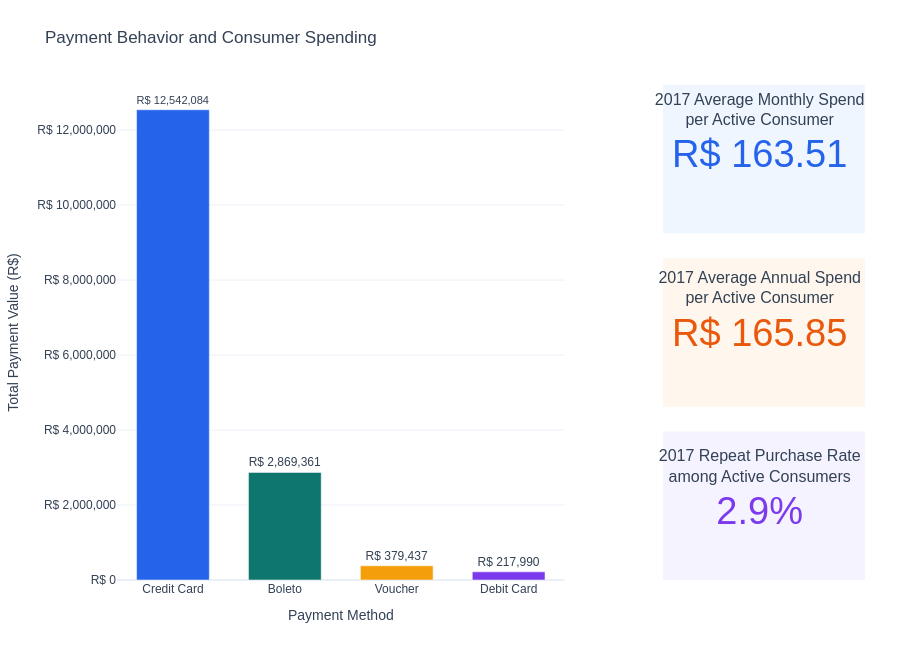

Source (notebook cell):
### Markdown cell above
### 5.4 Payment Behavior and Consumer Spending

### Code cell
from plotly.subplots import make_subplots

# Exclude undefined payment records from the payment analysis
valid_payments = payments_df.loc[
    payments_df["payment_type"].fillna("").str.lower().ne("not_defined")
].copy()

# Summarize total payment value across all defined payment methods
payment_behavior = (
    valid_payments.groupby("payment_type", as_index=False)["payment_value"]
    .sum()
    .sort_values("payment_value", ascending=False)
)
payment_behavior["payment_method"] = (
    payment_behavior["payment_type"].str.replace("_", " ", regex=False).str.title()
)

# Calculate period-normalized monthly and annual spend per transacting consumer
consumer_payments = (
    valid_payments[["order_id", "payment_value"]]
    .merge(
        orders_df[["order_id", "customer_id", "order_purchase_timestamp"]],
        on="order_id",
        how="inner",
    )
    .merge(
        customers_df[["customer_id", "customer_unique_id"]],
        on="customer_id",
        how="inner",
    )
    .dropna(subset=["customer_unique_id", "order_purchase_timestamp", "payment_value"])
)
consumer_payments["purchase_month"] = consumer_payments["order_purchase_timestamp"].dt.to_period("M")
consumer_payments["purchase_year"] = consumer_payments["order_purchase_timestamp"].dt.year

# Use 2017 because it is the only complete calendar year in the dataset
consumer_payments_2017 = consumer_payments.loc[consumer_payments["purchase_year"].eq(2017)].copy()
monthly_consumer_spend = (
    consumer_payments_2017.groupby(["customer_unique_id", "purchase_month"])["payment_value"]
    .sum()
)
annual_consumer_spend = (
    consumer_payments_2017.groupby("customer_unique_id")["payment_value"]
    .sum()
)
average_monthly_consumer_spend = monthly_consumer_spend.mean()
average_annual_consumer_spend = annual_consumer_spend.mean()
consumer_order_counts = consumer_payments_2017.groupby("customer_unique_id")["order_id"].nunique()
repeat_purchase_rate = consumer_order_counts.gt(1).mean()

# Combine the payment-method chart with three vertically stacked consumer indicators
payment_figure = make_subplots(
    rows=3,
    cols=2,
    specs=[
        [{"type": "xy", "rowspan": 3}, {"type": "domain"}],
        [None, {"type": "domain"}],
        [None, {"type": "domain"}],
    ],
    column_widths=[0.68, 0.32],
    row_heights=[1 / 3, 1 / 3, 1 / 3],
    horizontal_spacing=0.12,
    vertical_spacing=0.08,
)

payment_colors = ["#2563EB", "#0F766E", "#F59E0B", "#7C3AED", "#64748B"]
payment_figure.add_trace(
    go.Bar(
        x=payment_behavior["payment_method"],
        y=payment_behavior["payment_value"],
        marker={"color": payment_colors[:len(payment_behavior)]},
        text=payment_behavior["payment_value"],
        texttemplate="R$ %{text:,.0f}",
        textposition="outside",
        cliponaxis=False,
        hovertemplate="<b>%{x}</b><br>Total Payment Value: R$ %{y:,.2f}<extra></extra>",
        showlegend=False,
    ),
    row=1,
    col=1,
)

payment_figure.add_trace(
    go.Indicator(
        mode="number",
        value=average_monthly_consumer_spend,
        number={"prefix": "R$ ", "valueformat": ",.2f", "font": {"size": 38, "color": "#2563EB"}},
        title={"text": "2017 Average Monthly Spend<br>per Active Consumer", "font": {"size": 16, "color": "#334155"}},
    ),
    row=1,
    col=2,
)
payment_figure.add_trace(
    go.Indicator(
        mode="number",
        value=average_annual_consumer_spend,
        number={"prefix": "R$ ", "valueformat": ",.2f", "font": {"size": 38, "color": "#EA580C"}},
        title={"text": "2017 Average Annual Spend<br>per Active Consumer", "font": {"size": 16, "color": "#334155"}},
    ),
    row=2,
    col=2,
)
payment_figure.add_trace(
    go.Indicator(
        mode="number",
        value=repeat_purchase_rate,
        number={"valueformat": ".1%", "font": {"size": 38, "color": "#7C3AED"}},
        title={"text": "2017 Repeat Purchase Rate<br>among Active Consumers", "font": {"size": 16, "color": "#334155"}},
    ),
    row=3,
    col=2,
)

payment_figure.update_layout(
    title="Payment Behavior and Consumer Spending",
    template="plotly_white",
    height=650,
    bargap=0.35,
    margin={"l": 70, "r": 35, "t": 85, "b": 70},
    font={"family": "Arial", "color": "#334155"},
    shapes=[
        {"type": "rect", "xref": "paper", "yref": "paper", "x0": 0.73, "x1": 1.00, "y0": 0.70, "y1": 1.00, "fillcolor": "#EFF6FF", "line": {"width": 0}, "layer": "below"},
        {"type": "rect", "xref": "paper", "yref": "paper", "x0": 0.73, "x1": 1.00, "y0": 0.35, "y1": 0.65, "fillcolor": "#FFF7ED", "line": {"width": 0}, "layer": "below"},
        {"type": "rect", "xref": "paper", "yref": "paper", "x0": 0.73, "x1": 1.00, "y0": 0.00, "y1": 0.30, "fillcolor": "#F5F3FF", "line": {"width": 0}, "layer": "below"},
    ],
)
payment_figure.update_xaxes(title_text="Payment Method", row=1, col=1)
payment_figure.update_yaxes(title_text="Total Payment Value (R$)", tickprefix="R$ ", tickformat=",.0f", rangemode="tozero", row=1, col=1)
payment_figure.show()

### Figure 1 — Plotly figure (JSON) as saved in the notebook; plotly's stock layout.template omitted (floating-point values rounded to 4 significant figures)
{"data": [{"cliponaxis": false, "hovertemplate": "<b>%{x}</b><br>Total Payment Value: R$ %{y:,.2f}<extra></extra>", "marker": {"color": ["#2563EB", "#0F766E", "#F59E0B", "#7C3AED"]}, "showlegend": false, "text": [12540000.0, 2869000.0, 379400.0, 218000.0], "textposition": "outside", "texttemplate": "R$ %{text:,.0f}", "type": "bar", "x": ["Credit Card", "Boleto", "Voucher", "Debit Card"], "xaxis": "x", "y": [12540000.0, 2869000.0, 379400.0, 218000.0], "yaxis": "y"}, {"domain": {"x": [0.7184, 1], "y": [0.72, 1]}, "mode": "number", "number": {"font": {"color": "#2563EB", "size": 38}, "prefix": "R$ ", "valueformat": ",.2f"}, "title": {"font": {"color": "#334155", "size": 16}, "text": "2017 Average Monthly Spend<br>per Active Consumer"}, "type": "indicator", "value": 163.5}, {"domain": {"x": [0.7184, 1], "y": [0.36, 0.64]}, "mode": "number", "number": {"font": {"color": "#EA580C", "size": 38}, "prefix": "R$ ", "valueformat": ",.2f"}, "title": {"font": {"color": "#334155", "size": 16}, "text": "2017 Average Annual Spend<br>per Active Consumer"}, "type": "indicator", "value": 165.8}, {"domain": {"x": [0.7184, 1], "y": [0, 0.28]}, "mode": "number", "number": {"font": {"color": "#7C3AED", "size": 38}, "valueformat": ".1%"}, "title": {"font": {"color": "#334155", "size": 16}, "text": "2017 Repeat Purchase Rate<br>among Active Consumers"}, "type": "indicator", "value": 0.02873}], "layout": {"bargap": 0.35, "font": {"color": "#334155", "family": "Arial"}, "height": 650, "margin": {"b": 70, "l": 70, "r": 35, "t": 85}, "shapes": [{"fillcolor": "#EFF6FF", "layer": "below", "line": {"width": 0}, "type": "rect", "x0": 0.73, "x1": 1, "xref": "paper", "y0": 0.7, "y1": 1, "yref": "paper"}, {"fillcolor": "#FFF7ED", "layer": "below", "line": {"width": 0}, "type": "rect", "x0": 0.73, "x1": 1, "xref": "paper", "y0": 0.35, "y1": 0.65, "yref": "paper"}, {"fillcolor": "#F5F3FF", "layer": "below", "line": {"width": 0}, "type": "rect", "x0": 0.73, "x1": 1, "xref": "paper", "y0": 0, "y1": 0.3, "yref": "paper"}], "title": {"text": "Payment Behavior and Consumer Spending"}, "xaxis": {"anchor": "y", "domain": [0, 0.5984], "title": {"text": "Payment Method"}}, "yaxis": {"anchor": "x", "domain": [0, 1], "rangemode": "tozero", "tickformat": ",.0f", "tickprefix": "R$ ", "title": {"text": "Total Payment Value (R$)"}}}}
